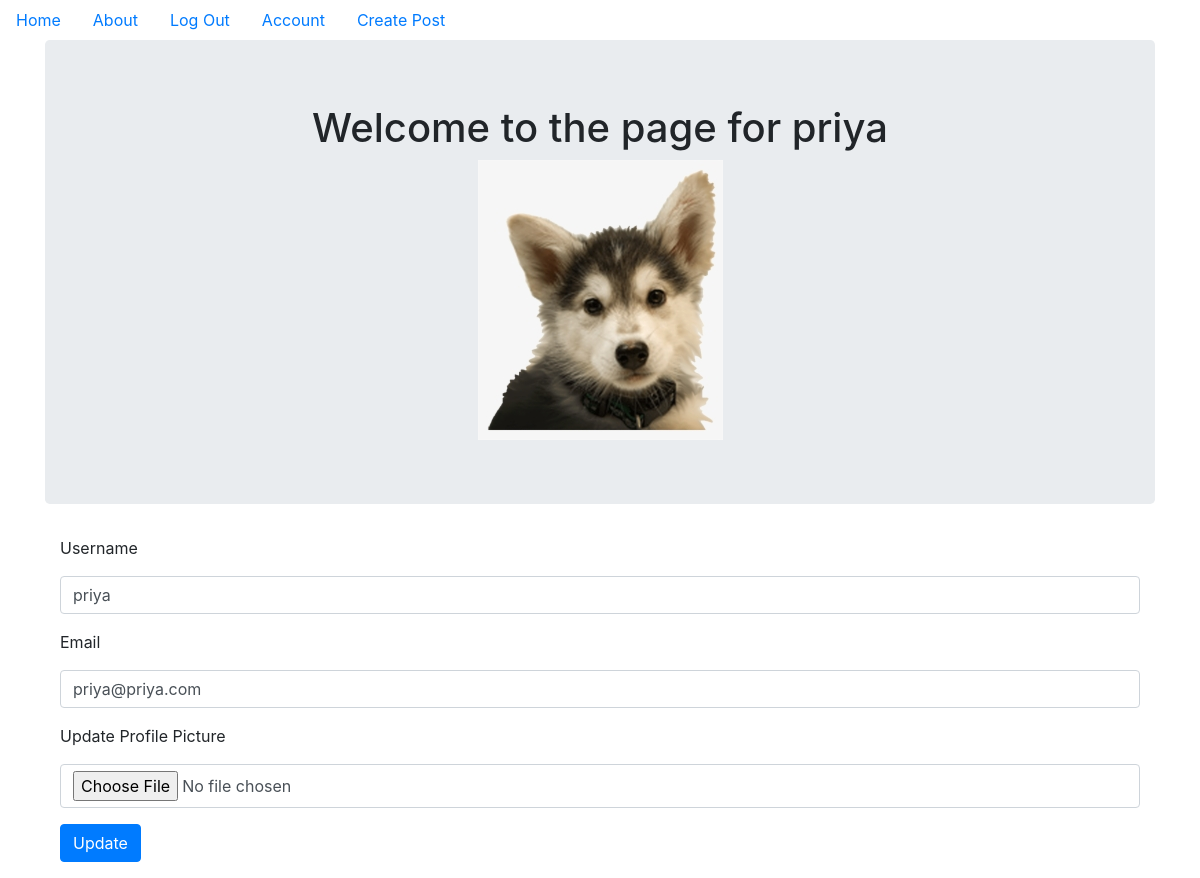
Page /account (signed in) on the committed database.
### puppycompanyblog/models.py (models this page shows, shortened)
class User(db.Model, UserMixin):
    __tablename__ = 'users'
    id = db.Column(db.Integer, primary_key = True)
    profile_image = db.Column(db.String(20), nullable=False, default='default_profile.png')
    email = db.Column(db.String(64), unique=True, index=True)
    username = db.Column(db.String(64), unique=True, index=True)
    password_hash = db.Column(db.String(128))
    posts = db.relationship('BlogPost', backref='author', lazy=True)

### puppycompanyblog/users/views.py (the view)
@users.route("/account", methods=['GET', 'POST'])
@login_required
def account():
    form = UpdateUserForm()
    if form.validate_on_submit():
        print(form)
        if form.picture.data:
            username = current_user.username
            pic = add_profile_pic(form.picture.data,username)
            current_user.profile_image = pic
        current_user.username = form.username.data
        current_user.email = form.email.data
        db.session.commit()
        flash('User Account Updated')
        return redirect(url_for('users.account'))
    elif request.method == 'GET':
        form.username.data = current_user.username
        form.email.data = current_user.email
    profile_image = url_for('static', filename='profile_pics/' + current_user.profile_image)
    return render_template('account.html', profile_image=profile_image, form=form)

### puppycompanyblog/users/forms.py (shortened to what this page needs)
class UpdateUserForm(FlaskForm):
    email = StringField('Email',validators=[DataRequired(),Email()])
    username = StringField('Username',validators=[DataRequired()])
    picture = FileField('Update Profile Picture',validators=[FileAllowed(['jpg','png'])])
    submit = SubmitField('Update')

### puppycompanyblog/models.py (called while the page is built)
@login_manager.user_loader
def load_user(user_id):
    return User.query.get(user_id)

### puppycompanyblog/templates/account.html (shortened to what this page needs)
{%extends "base.html"%}
{%block content%}
  <div class="jumbotron">
    <div align='center'>
      <h1>Welcome to the page for {{current_user.username}}</h1>
      <img align='center' src="{{url_for('static',filename='profile_pics/'+current_user.profile_image)}}" alt="">
    </div>
  </div>
  <div class="container">
    <form method='POST' action="" enctype="multipart/form-data">
    <div class="form-group">
      {{form.username.label(class='form-group')}}
      {{form.username(class='form-control')}}
    </div>
    <div class="form-group">
      {{form.email.label(class='form-group')}}
      {{form.email(class='form-control')}}
    </div>
    <div class="form-group">
      {{form.picture.label(class='form-group')}}
      {{form.picture(class='form-control')}}
    </div>
    <div class="form-group">
      {{form.submit(class='btn btn-primary')}}
    </div>
    </form>
  </div>
{% endblock %}

### rows in the picture
User: username "priya", profile_image (placeholder picture), email "priya@priya.com"
